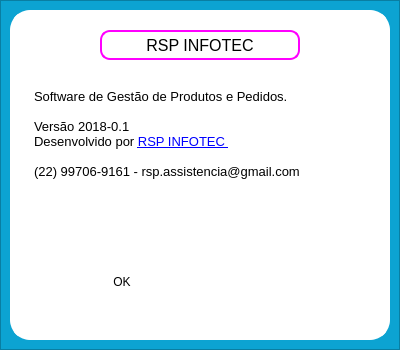
<?xml version="1.0" encoding="UTF-8"?>
<ui version="4.0">
 <class>DialogBuscarProduto</class>
 <widget class="QDialog" name="DialogBuscarProduto">
  <property name="geometry">
   <rect>
    <x>0</x>
    <y>0</y>
    <width>400</width>
    <height>350</height>
   </rect>
  </property>
  <property name="windowTitle">
   <string>Sobre</string>
  </property>
  <widget class="QFrame" name="frame">
   <property name="geometry">
    <rect>
     <x>0</x>
     <y>0</y>
     <width>400</width>
     <height>350</height>
    </rect>
   </property>
   <property name="styleSheet">
    <string notr="true">background: #0CA3D2</string>
   </property>
   <property name="frameShape">
    <enum>QFrame::StyledPanel</enum>
   </property>
   <property name="frameShadow">
    <enum>QFrame::Raised</enum>
   </property>
   <widget class="QFrame" name="frame_2">
    <property name="geometry">
     <rect>
      <x>10</x>
      <y>10</y>
      <width>380</width>
      <height>330</height>
     </rect>
    </property>
    <property name="styleSheet">
     <string notr="true">background: #FFF;
border: 5px solid #fFf;
border-radius: 20px;
</string>
    </property>
    <property name="frameShape">
     <enum>QFrame::StyledPanel</enum>
    </property>
    <property name="frameShadow">
     <enum>QFrame::Raised</enum>
    </property>
    <widget class="QLabel" name="lb_titulo_modal">
     <property name="geometry">
      <rect>
       <x>90</x>
       <y>20</y>
       <width>200</width>
       <height>30</height>
      </rect>
     </property>
     <property name="font">
      <font>
       <family>Segoe UI</family>
       <pointsize>12</pointsize>
      </font>
     </property>
     <property name="styleSheet">
      <string notr="true">color: #FFF;
border: 2px solid #ff00ff;
border-radius:10px;
background: #FFF;
color: #000</string>
     </property>
     <property name="text">
      <string>RSP INFOTEC</string>
     </property>
     <property name="alignment">
      <set>Qt::AlignCenter</set>
     </property>
    </widget>
    <widget class="QTextEdit" name="textEdit">
     <property name="geometry">
      <rect>
       <x>15</x>
       <y>70</y>
       <width>350</width>
       <height>151</height>
      </rect>
     </property>
     <property name="html">
      <string>&lt;!DOCTYPE HTML PUBLIC &quot;-//W3C//DTD HTML 4.0//EN&quot; &quot;http://www.w3.org/TR/REC-html40/strict.dtd&quot;&gt;
&lt;html&gt;&lt;head&gt;&lt;meta name=&quot;qrichtext&quot; content=&quot;1&quot; /&gt;&lt;style type=&quot;text/css&quot;&gt;
p, li { white-space: pre-wrap; }
&lt;/style&gt;&lt;/head&gt;&lt;body style=&quot; font-family:'Sans'; font-size:10pt; font-weight:400; font-style:normal;&quot;&gt;
&lt;p style=&quot; margin-top:0px; margin-bottom:0px; margin-left:0px; margin-right:0px; -qt-block-indent:0; text-indent:0px;&quot;&gt;Software de Gestão de Produtos e Pedidos.&lt;/p&gt;
&lt;p style=&quot;-qt-paragraph-type:empty; margin-top:0px; margin-bottom:0px; margin-left:0px; margin-right:0px; -qt-block-indent:0; text-indent:0px;&quot;&gt;&lt;br /&gt;&lt;/p&gt;
&lt;p style=&quot; margin-top:0px; margin-bottom:0px; margin-left:0px; margin-right:0px; -qt-block-indent:0; text-indent:0px;&quot;&gt;Versão 2018-0.1&lt;/p&gt;
&lt;p style=&quot; margin-top:0px; margin-bottom:0px; margin-left:0px; margin-right:0px; -qt-block-indent:0; text-indent:0px;&quot;&gt;Desenvolvido por &lt;a href=&quot;https://www.facebook.com/rspinfotec/&quot;&gt;&lt;span style=&quot; text-decoration: underline; color:#0000ff;&quot;&gt;RSP INFOTEC &lt;/span&gt;&lt;/a&gt;&lt;/p&gt;
&lt;p style=&quot;-qt-paragraph-type:empty; margin-top:0px; margin-bottom:0px; margin-left:0px; margin-right:0px; -qt-block-indent:0; text-indent:0px; color:#0000ff;&quot;&gt;&lt;br /&gt;&lt;/p&gt;
&lt;p style=&quot; margin-top:0px; margin-bottom:0px; margin-left:0px; margin-right:0px; -qt-block-indent:0; text-indent:0px;&quot;&gt;(22) 99706-9161 - rsp.assistencia@gmail.com&lt;/p&gt;&lt;/body&gt;&lt;/html&gt;</string>
     </property>
    </widget>
    <widget class="QDialogButtonBox" name="buttonBox">
     <property name="geometry">
      <rect>
       <x>20</x>
       <y>260</y>
       <width>106</width>
       <height>25</height>
      </rect>
     </property>
     <property name="standardButtons">
      <set>QDialogButtonBox::Ok</set>
     </property>
    </widget>
   </widget>
  </widget>
 </widget>
 <resources/>
 <connections/>
</ui>
